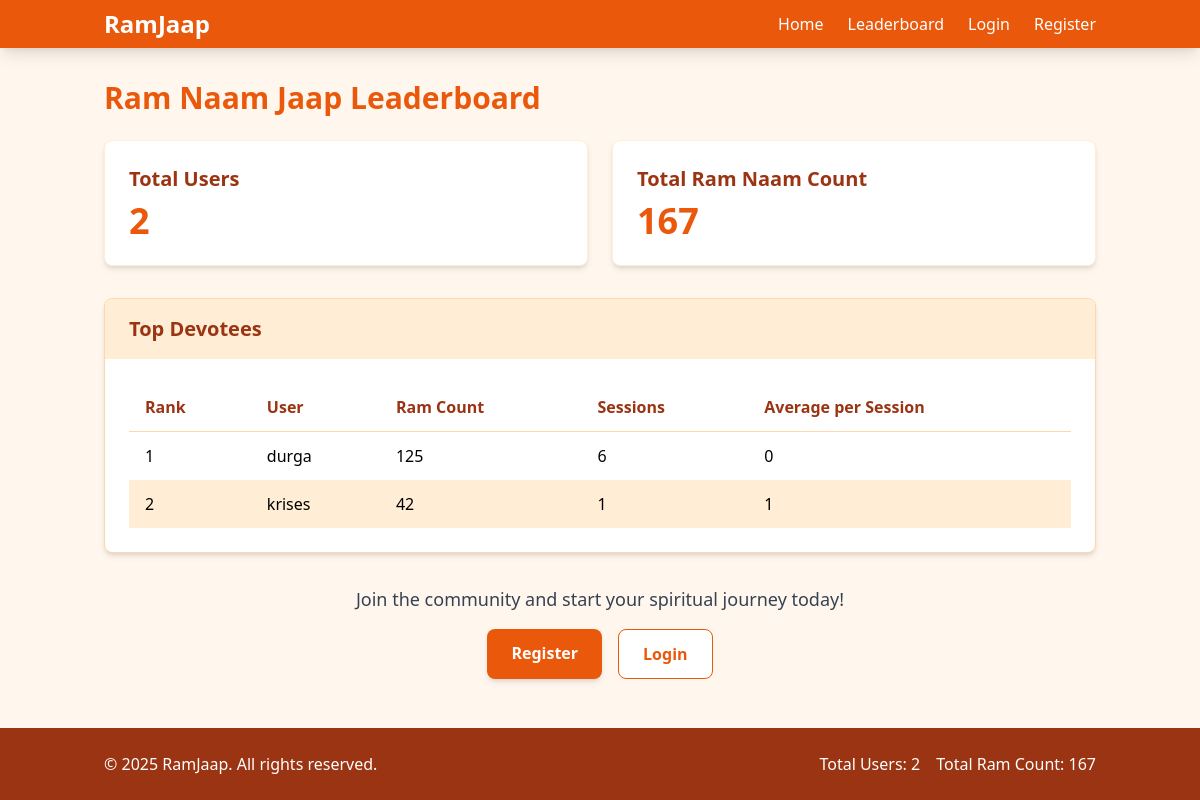
Screenshot of /jaap/leaderboard/ with the database file from the repository.
### accounts/models.py (models this page shows, shortened)
class UserProfile(TimeStampedModel):
    user = models.OneToOneField(User, on_delete=models.CASCADE, related_name='profile')
    total_ram_count = models.PositiveIntegerField(default=0)
    total_sessions = models.PositiveIntegerField(default=0)

### jaap/views.py (the view)
# urls.py: path('leaderboard/', views.leaderboard_view, name='leaderboard'),
def leaderboard_view(request):
    from accounts.models import UserProfile
    top_users = UserProfile.objects.order_by('-total_ram_count')[:20]
    try:
        total_ram_count = JaapCount.objects.get(id=1).total_count
    except JaapCount.DoesNotExist:
        total_ram_count = 0
    context = {
        'top_users': top_users,
        'total_ram_count': total_ram_count,
    }
    return render(request, 'jaap/leaderboard.html', context)

### core/views.py (called while the page is built)
def global_stats_context(request):
    total_users = User.objects.count()
    try:
        total_ram_count = JaapCount.objects.get(id=1).total_count
    except JaapCount.DoesNotExist:
        total_ram_count = 0
    return {
        'total_users': total_users,
        'total_ram_count': total_ram_count,
    }

### templates/jaap/leaderboard.html (shortened to what this page needs)
{% extends 'base.html' %}
{% load static %}
{% block content %}
<div class="max-w-5xl mx-auto">
    <h1 class="text-3xl font-bold text-orange-600 mb-6">Ram Naam Jaap Leaderboard</h1>
    <div class="grid grid-cols-1 md:grid-cols-2 gap-6 mb-8">
        <div class="bg-white rounded-lg shadow-md p-6 border border-orange-100">
            <h2 class="text-xl font-semibold text-orange-800 mb-2">Total Users</h2>
            <p class="text-4xl font-bold text-orange-600">{{ total_users }}</p>
        </div>
        <div class="bg-white rounded-lg shadow-md p-6 border border-orange-100">
            <h2 class="text-xl font-semibold text-orange-800 mb-2">Total Ram Naam Count</h2>
            <p class="text-4xl font-bold text-orange-600">{{ total_ram_count }}</p>
        </div>
    </div>
    <div class="bg-white rounded-lg shadow-md overflow-hidden border border-orange-200">
        <div class="bg-orange-100 px-6 py-4">
            <h2 class="text-xl font-semibold text-orange-800">Top Devotees</h2>
        </div>
        <div class="p-6">
            {% if top_users %}
                <div class="overflow-x-auto">
                    <table class="min-w-full">
                        <thead>
                            <tr class="border-b border-orange-200">
                                <th class="py-3 px-4 text-left font-semibold text-orange-800">Rank</th>
                                <th class="py-3 px-4 text-left font-semibold text-orange-800">User</th>
                                <th class="py-3 px-4 text-left font-semibold text-orange-800">Ram Count</th>
                                <th class="py-3 px-4 text-left font-semibold text-orange-800">Sessions</th>
                                <th class="py-3 px-4 text-left font-semibold text-orange-800">Average per Session</th>
                            </tr>
                        </thead>
                        <tbody>
                            {% for profile in top_users %}
                            <tr class="leaderboard-row">
                                <td class="py-3 px-4">{{ forloop.counter }}</td>
                                <td class="py-3 px-4">{{ profile.user.username }}</td>
                                <td class="py-3 px-4">{{ profile.total_ram_count }}</td>
                                <td class="py-3 px-4">{{ profile.total_sessions }}</td>
                                <td class="py-3 px-4">
                                    {% if profile.total_sessions > 0 %}
                                        {{ profile.total_ram_count|divisibleby:profile.total_sessions|floatformat:0 }}
                                    {% else %}
                                        0
                                    {% endif %}
                                </td>
                            </tr>
                            {% endfor %}
                        </tbody>
                    </table>
                </div>
            {% else %}
                <p class="text-gray-500 py-4 text-center">No users have performed Ram Jaap yet. Be the first!</p>
            {% endif %}
        </div>
    </div>
    {% if not user.is_authenticated %}
    <div class="mt-8 text-center">
        <p class="text-lg text-gray-700 mb-4">Join the community and start your spiritual journey today!</p>
        <div class="flex justify-center space-x-4">
            <a href="{% url 'register' %}" class="px-6 py-3 bg-orange-600 text-white font-semibold rounded-lg shadow-md hover:bg-orange-700 transition">Register</a>
            <a href="{% url 'login' %}" class="px-6 py-3 bg-white text-orange-600 border border-orange-600 font-semibold rounded-lg hover:bg-orange-50 transition">Login</a>
        </div>
    </div>
    {% else %}
    <div class="mt-8 text-center">
        <a href="{% url 'jaap_input' %}" class="px-6 py-3 bg-orange-600 text-white font-semibold rounded-lg shadow-md hover:bg-orange-700 transition">Start Jaap</a>
    </div>
    {% endif %}
</div>
{% endblock %}

### static/css/custom.css (style rules this page uses)
.leaderboard-row:nth-child(even) { background-color: #ffedd5; }

### rows the page displays
UserProfile: user.username "durga", total_ram_count "125", total_sessions "6", total_ram_count|divisibleby "0"
UserProfile: user.username "krises", total_ram_count "42", total_sessions "1", total_ram_count|divisibleby "1"

### other values shown
{{ total_users }} "2"
{{ total_ram_count }} "167"
